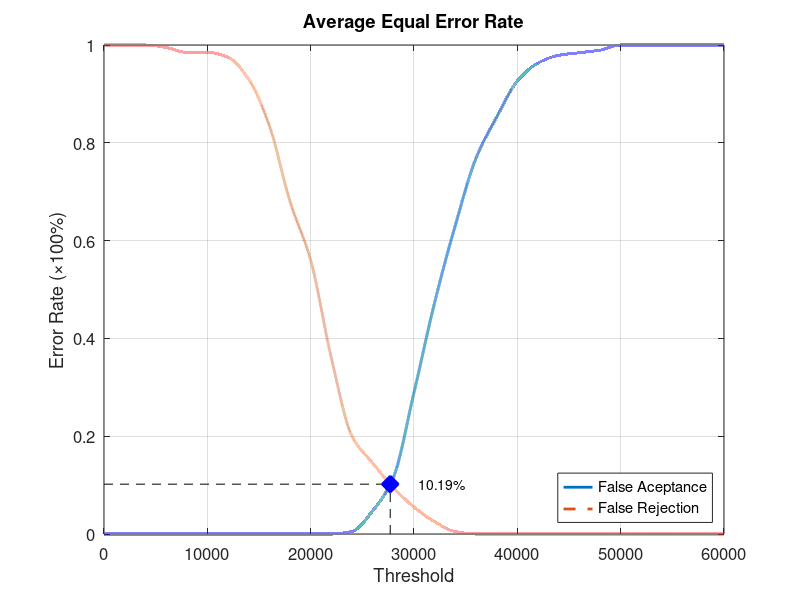
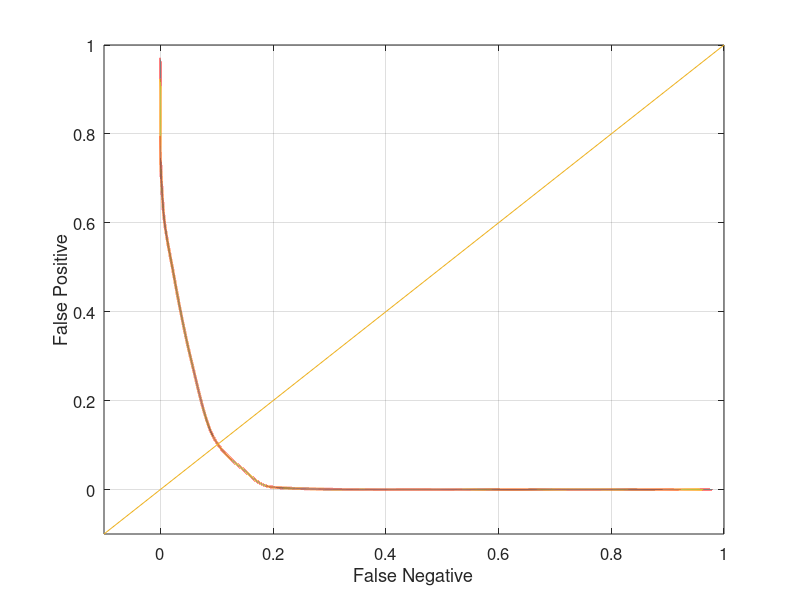

Source code (MATLAB) for these figures, in order:
function yEER = Database3_2
close all;
clear;
clc;
x = 0:2000:60000;
xq = 0:0.5:60000;

y0 = [0 0 0 0 0 0 0 0 0 0 0 0 0.00526316 0.0473684 0.115789 0.289474 0.473684 0.631579 0.768421 0.852632 0.926316 0.963158 0.978947 0.984211 0.989474 1 1 1 1 1 1];
yy0 = interp1(x, y0, xq, 'pchip');
y1 = [1 1 1 0.995 0.985 0.985 0.975 0.93 0.835 0.68 0.56 0.36 0.2 0.145 0.095 0.055 0.025 0.005 0 0 0 0 0 0 0 0 0 0 0 0 0];
yy1 = interp1(x, y1, xq, 'pchip');

% Calculating EER: 
y2 = abs(y0 - y1);
find(y2 == min(y2))
yy2 = abs(yy0 - yy1);
xEER = find(yy2 == min(yy2));
xEERIndex = xq(xEER) % X-axis EER
yEER = yy0(xEER) % Y-axis EER

main = figure
plot(xq, yy0,'-','LineWidth', 2);	hold on
plot(xq, yy1,'--','LineWidth', 2);	hold on
plot([xEERIndex xEERIndex], [0 yEER], 'k--');	hold on
plot([0 xEERIndex], [yEER yEER], 'k--');	hold on
plot(xEERIndex, yEER, 'bx', 'LineWidth', 10);	hold on
text(xEERIndex + 10 * xEERIndex / 100, yEER, [num2str(round((10000 * yEER)) / 100) '%'])
legend('False Aceptance', 'False Rejection', 'Location', 'SouthEast')
xlabel('Threshold')
ylabel('Error Rate (\times100%)')
title('Average Equal Error Rate')
set(gca, 'FontSize', 12)
axis([0 60000 0 1])
grid on

print(main, 'Database3_2Main', '-dpng');
FNRxFPR = figure('Color', [1 1 1]);
plot(yy1, yy0, '-', yy1, yy0, 'LineWidth', 2);
hold on
y = -0.1:0.1:1
plot(y, y); 
set(gca, 'FontSize', 12)
xlabel('False Negative')
ylabel('False Positive')
axis([-0.1 1 -0.1 1])
set(gca, 'FontSize', 12)
grid on

print(FNRxFPR, 'Database3_2FNRxFPR','-dpng');
end
